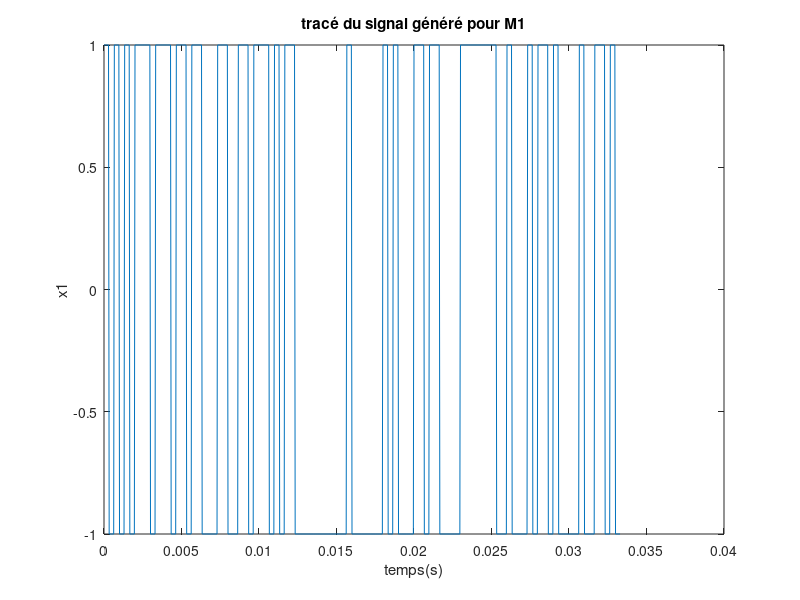
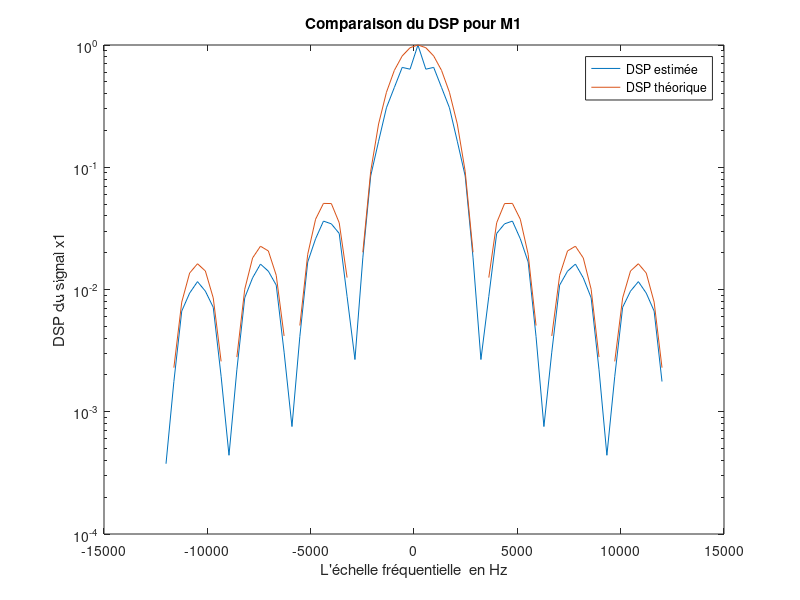
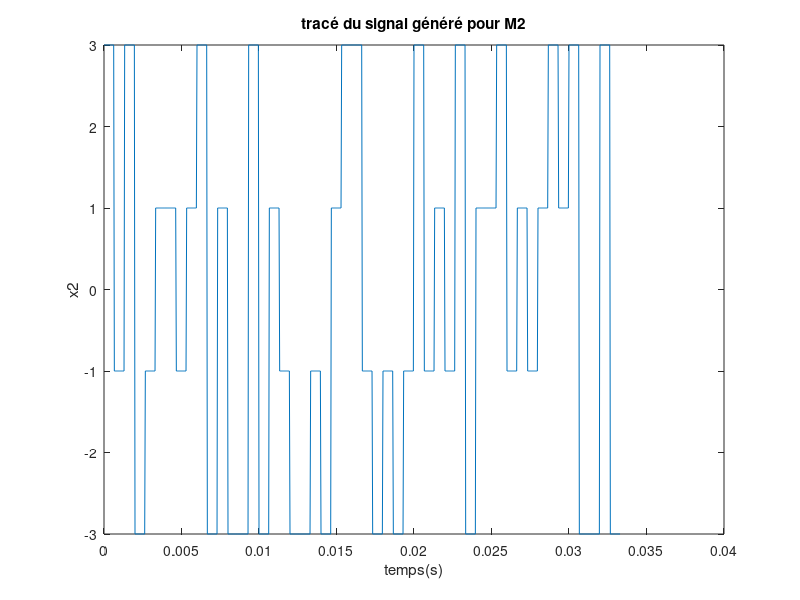
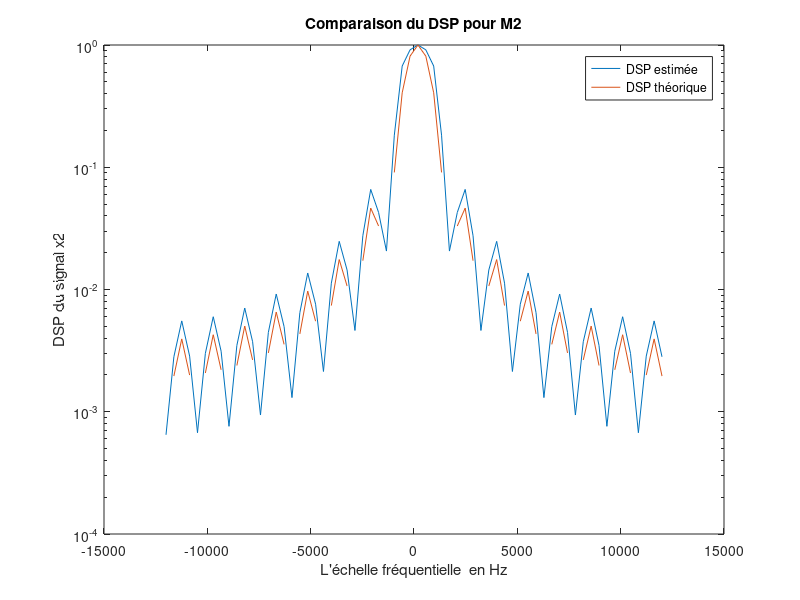

MATLAB code to generate these figures, in order: (Note: this script raises an error after producing the figures.)
clear;
close all ;

nb_bits=100;  %nombre de bits à transmettre
Fe=24000;   %la fréquence d'échantillonnage
Te=1/Fe;   %la durée d'échantillonnage
Rb=3000;   %le débit binaire
Tb=1/Rb;  %la durée d'un bit
Nb=Fe/Rb;  %le nombre de bits par symbole



% Etude de modulateurs bande de base

%------------
% modulateur1
%------------

M=2; %nombre de symbole
Rs=Rb/log2(M); %le débit symbole
Ns=Fe/Rs; %le nombre d'échantillons par symbole
N_symb=nb_bits/log2(M); %le nombre de symboles à transmettre
Ts=1/Rs; % période symbole
bits=randi([0,1],1,nb_bits); %Génération d'une séquence binaire aléatoire de longueur nb_bits
%Mapping
symb=bits;
symb(find(symb==0))=-1; %les 0 sont modulés en -1 et les 1 sont modulés en +1

impulsions=[1 zeros(1,Ns-1)]; % impulsion de forme rectangulaire de durée Ns
A=kron(symb,impulsions); %Concaténer les impulsions pour former une séquence d'impulsions
h=ones(1,Ns);
x1=filter(h,1,A); %application du filtre passe-bas pour limiter la bande passante du signal modulé

%tracé du signal généré
T=0:Te:(N_symb*Ns-1)*Te;
figure(1);
plot(T,x1);
xlabel("temps(s)");
ylabel("x1");
title("tracé du signal généré pour M1");

% tracé de la densité spectrale de puissance estimee et theorique
DSP_estime=pwelch(x1,[],[],[],Fe,'twosided');
frequence1=linspace(-Fe/2,Fe/2,length(DSP_estime));
DSP_theo =(1/Ts) *abs(fft(h,length(frequence1))).^2;
figure(2);

semilogy(frequence1,fftshift(DSP_estime/max(DSP_estime)));
hold on ;
semilogy(frequence1,fftshift(DSP_theo/max(DSP_theo)));
xlabel("L'échelle fréquentielle  en Hz");
ylabel("DSP du signal x1");
legend('DSP estimée', 'DSP théorique');
title("Comparaison du DSP pour M1");

%------------
% modulateur2
%------------

M=4; %nombre de symbole
Rs=Rb/log2(M); %le débit symbole
Ts=1/Rs; % période symbole
Ns=Fe/Rs; %le nombre d'échantillons par symbole
N_symb=nb_bits/log2(M); %le nombre de symboles à transmettre

bits=randi([0,1],1,nb_bits); %Génération d'une séquence binaire aléatoire de longueur nb_bits

%Mapping
V=1;  % la tension de modulation
A=reshape(bits,N_symb,2);  %transformer la séquence de bits en une matrice de taille N_symb x 2, où chaque ligne correspond à un symbole

% 00->-3V / 01->-V / 10->+V / 11->+3V
symb=-3*V*(A(:,1)==0&A(:,2)==0) -V*(A(:,1)==0&A(:,2)==1) +V*(A(:,1)==1&A(:,2)==0) +3*V*(A(:,1)==1&A(:,2)==1);

impulsions=[1 ,zeros(1,Ns-1)]; % impulsion de forme rectangulaire de durée Ns
B=kron(symb',impulsions);  %Concaténer les impulsions pour former une séquence d'impulsions
h=ones(1,Ns);
x2=filter(h,1,B); %application du filtre passe-bas pour limiter la bande passante du signal modulé

%tracé du signal généré
T=0:Te:(N_symb*Ns-1)*Te;
figure(3);
plot(T,x2);
xlabel("temps(s)");
ylabel("x2");
title("tracé du signal généré pour M2");

% tracé de la densité spectrale de puissance estimee et theorique
DSP_estime=pwelch(x2,[],[],[],Fe,'twosided');
frequence1=linspace(-Fe/2,Fe/2,length(DSP_estime));

DSP_theo =abs(fft(h,length(frequence1))).^2;
figure(4);

semilogy(frequence1,fftshift(DSP_estime/max(DSP_estime)));
hold on ;
semilogy(frequence1,fftshift(DSP_theo/max(DSP_theo)));
xlabel("L'échelle fréquentielle  en Hz");
ylabel("DSP du signal x2");
legend('DSP estimée', 'DSP théorique');
title("Comparaison du DSP pour M2");

%------------
% modulateur3
%------------

M=2; %nombre de symbole
Rs=Rb/log2(M); %le débit symbole
Ts=1/Rs; % période symbole
Ns=Fe/Rs; %le nombre d'échantillons par symbole
N_symb=nb_bits/log2(M);  %le nombre de symboles à transmettre
alpha=0;  %roll off
L=20;  %longueur de la réponse impulsionnelle de l'impulsion de mise en forme


bits=randi([0,1],1,nb_bits);   %Génération d'une séquence binaire aléatoire de longueur nb_bits

%Mapping
symb=bits;
symb(find(symb==0))=-1; %les 0 sont modulés en -1 et les 1 sont modulés en +1

impulsions=[1 zeros(1,Ns-1)]; % impulsion de forme rectangulaire de durée Ns
A=kron(symb,impulsions); %Concaténer les impulsions pour former une séquence d'impulsions

h=rcosdesign(alpha,L,Ns); %filtre en racine de cosinus surélevé 
x3_0=filter(h,1,A);
m=floor(L*Ns/2);
x3=circshift(x3_0,length(x3_0)-m);
x3(length(x3)-m:length(x3))=0;

%tracé du signal généré
T=0:Te:(N_symb*Ns-1)*Te;
figure(5);
plot(T,x3);
xlabel("temps(s)");
ylabel("x3");
title("tracé du signal généré pour M3");

% tracé de la densité spectrale de puissance estimee et theorique

DSP_estime=pwelch(x3,[],[],[],Fe,'twosided');
frequence1=linspace(-Fe/2,Fe/2,length(DSP_estime));

DSP_theo =abs(fft(h,length(frequence1))).^2;
figure(6);

semilogy(frequence1,fftshift(DSP_estime/max(DSP_estime)));
hold on ;
semilogy(frequence1,fftshift(DSP_theo/max(DSP_theo)));
xlabel("L'échelle fréquentielle  en Hz");
ylabel("DSP du signal x3");
legend('DSP estimée', 'DSP théorique');
title("Comparaison du DSP pour M3");